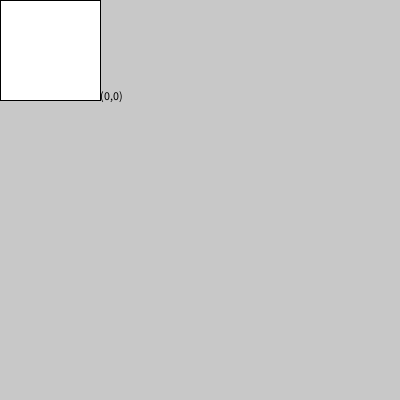
Frame 1 (no input)
Frame 60 (the mouse pressed at the canvas centre just before this capture): identical to frame 1, image omitted
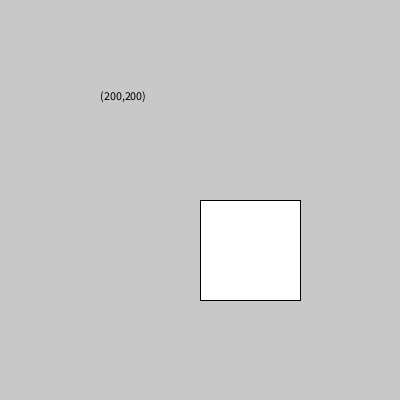
Frame 120 (the mouse held since frame 60 and released just before this capture)

The Processing sketch that drew these frames (run headless with seeded random() and noise(); from frame 60 on, the mouse is pressed at the canvas centre):

// Processing sketch: mouseXmouseY
// ── mouseXmouseY.pde
void setup(){
  size(400,400);
  //frameRate(60);
}

void draw(){
  background(200);
  fill(0);
  text("(" + mouseX + "," + mouseY + ")", 100, 100);
  fill(255);
  rect(mouseX,mouseY,100,100);
}
